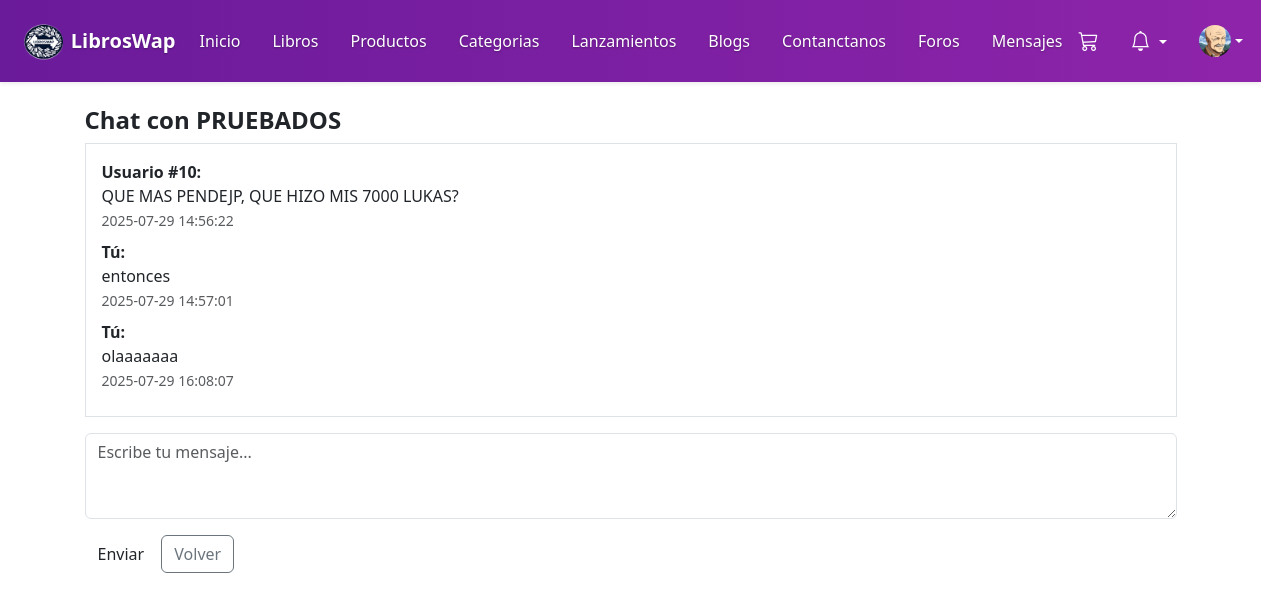
The page /index.php?c=MensajeController&a=chat&id=10 (signed in) on the database its author committed.
### tables this page shows
CREATE TABLE `usuarios` (
  `id` int(11) NOT NULL,
  `nombre` varchar(100) NOT NULL,
  `email` varchar(100) NOT NULL,
  `password` varchar(255) NOT NULL,
  `rol` enum('usuario','admin') DEFAULT 'usuario',
  `foto` varchar(255) DEFAULT NULL,
  `bio` text DEFAULT NULL,
  `token_recuperacion` varchar(255) DEFAULT NULL,
  `token_expira` datetime DEFAULT NULL
);

CREATE TABLE `mensajes` (
  `id` int(11) NOT NULL,
  `emisor_id` int(11) NOT NULL,
  `receptor_id` int(11) NOT NULL,
  `mensaje` text NOT NULL,
  `fecha_envio` datetime DEFAULT current_timestamp(),
  `leido` tinyint(1) DEFAULT 0
);

### controllers/MensajeController.php (called while the page is built, shortened)
<?php
require_once __DIR__ . '/../models/Mensaje.php';
require_once __DIR__ . '/../models/Usuario.php';
class MensajeController
{
    public function chat()
    {
        $usuario_id = $_SESSION['usuario']['id'];
        $otro_id = $_GET['id'] ?? null;
        $mensaje = new Mensaje();
        $usuarioModel = new Usuario();
        $mensajes = $mensaje->obtenerConversacion($usuario_id, $otro_id);
        $otro_usuario = $usuarioModel->obtenerPorId($otro_id);
        include __DIR__ . '/../views/layouts/layout_usuario.php';
    }
}

### config/config.php (called while the page is built, shortened)
<?php
function conectar() {
    $conexion = new mysqli(HOST, USER, PASS, DB);
    return $conexion;
}
?>

### models/Usuario.php (called while the page is built, shortened)
<?php
require_once __DIR__ . '/../config/config.php';
class Usuario {
    private $conexion;
    public function __construct() {
        $this->conexion = conectar();
    }
public function obtenerPorId($id) {
    $stmt = $this->conexion->prepare("SELECT * FROM usuarios WHERE id = ?");
    $stmt->bind_param("i", $id);
    $stmt->execute();
    return $stmt->get_result()->fetch_assoc();
}
}

### models/Mensaje.php (called while the page is built, shortened)
<?php
require_once __DIR__ . '/../config/config.php';
class Mensaje
{
    private $db;
    public function __construct()
    {
        $this->db = conectar();
    }
    public function obtenerConversacion($usuario1, $usuario2)
    {
        $sql = "SELECT * FROM mensajes
                WHERE (emisor_id = ? AND receptor_id = ?)
                   OR (emisor_id = ? AND receptor_id = ?)
                ORDER BY fecha_envio ASC";
        $stmt = $this->db->prepare($sql);
        $stmt->bind_param("iiii", $usuario1, $usuario2, $usuario2, $usuario1);
        $stmt->execute();
        $resultado = $stmt->get_result();
        return $resultado->fetch_all(MYSQLI_ASSOC);
    }
}

### views/usuario/chat.php (the view, shortened to what this page needs)
<div class="container mt-4">
    <h4 class="fw-bold text-purple">Chat con <?= htmlspecialchars($otro_usuario['nombre']) ?></h4>
    <div class="border p-3 mb-3" style="max-height: 400px; overflow-y: auto;">
        <?php foreach ($mensajes as $m): ?>
            <div class="mb-2">
                <strong><?= $m['emisor_id'] == $_SESSION['usuario']['id'] ? 'Tú' : 'Usuario #' . $m['emisor_id'] ?>:</strong>
                <p class="mb-0"><?= htmlspecialchars($m['mensaje']) ?></p>
                <small class="text-muted"><?= $m['fecha_envio'] ?></small>
            </div>
        <?php endforeach; ?>
    </div>
    <form method="POST" action="index.php?c=MensajeController&a=enviar">
        <div class="mb-3">
            <textarea name="mensaje" class="form-control" rows="3" placeholder="Escribe tu mensaje..." required></textarea>
        </div>
        <button type="submit" class="btn btn-purple">Enviar</button>
        <a href="index.php?c=MensajeController&a=mensajes" class="btn btn-outline-secondary">Volver</a>
    </form>
</div>

### rows shown on the page
usuarios: nombre "PRUEBADOS"
mensajes: emisor "10", mensaje "QUE MAS PENDEJP, QUE HIZO MIS 7000 LUKAS?", fecha_envio "2025-07-29 14:56:22"
mensajes: emisor_id "Tú", mensaje "entonces", fecha_envio "2025-07-29 14:57:01"
mensajes: emisor_id "Tú", mensaje "olaaaaaaa", fecha_envio "2025-07-29 16:08:07"
